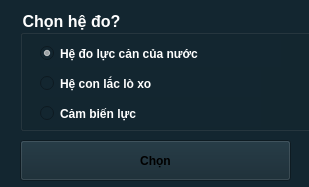
<?xml version="1.0" encoding="UTF-8"?>
<ui version="4.0">
 <class>Module_Msg1101</class>
 <widget class="QMainWindow" name="Module_Msg1101">
  <property name="geometry">
   <rect>
    <x>0</x>
    <y>0</y>
    <width>309</width>
    <height>187</height>
   </rect>
  </property>
  <property name="windowTitle">
   <string>Đo lực</string>
  </property>
  <property name="styleSheet">
   <string notr="true">background-color: #132630;</string>
  </property>
  <widget class="QWidget" name="centralwidget">
   <widget class="QGroupBox" name="groupBox">
    <property name="geometry">
     <rect>
      <x>20</x>
      <y>10</y>
      <width>311</width>
      <height>121</height>
     </rect>
    </property>
    <property name="font">
     <font>
      <pointsize>12</pointsize>
      <weight>75</weight>
      <bold>true</bold>
     </font>
    </property>
    <property name="styleSheet">
     <string notr="true">color: rgb(255, 255, 255);</string>
    </property>
    <property name="title">
     <string>Chọn hệ đo?</string>
    </property>
    <widget class="QRadioButton" name="radioButton_WT">
     <property name="geometry">
      <rect>
       <x>20</x>
       <y>30</y>
       <width>241</width>
       <height>27</height>
      </rect>
     </property>
     <property name="font">
      <font>
       <weight>75</weight>
       <bold>true</bold>
      </font>
     </property>
     <property name="text">
      <string>Hệ đo lực cản của nước</string>
     </property>
     <property name="checked">
      <bool>true</bool>
     </property>
    </widget>
    <widget class="QRadioButton" name="radioButton_LX">
     <property name="geometry">
      <rect>
       <x>20</x>
       <y>60</y>
       <width>221</width>
       <height>27</height>
      </rect>
     </property>
     <property name="font">
      <font>
       <weight>75</weight>
       <bold>true</bold>
      </font>
     </property>
     <property name="text">
      <string>Hệ con lắc lò xo</string>
     </property>
    </widget>
    <widget class="QRadioButton" name="radioButton_LC">
     <property name="geometry">
      <rect>
       <x>20</x>
       <y>90</y>
       <width>221</width>
       <height>27</height>
      </rect>
     </property>
     <property name="font">
      <font>
       <weight>75</weight>
       <bold>true</bold>
      </font>
     </property>
     <property name="text">
      <string>Cảm biến lực</string>
     </property>
    </widget>
   </widget>
   <widget class="QPushButton" name="pushButton_OK">
    <property name="geometry">
     <rect>
      <x>20</x>
      <y>140</y>
      <width>271</width>
      <height>41</height>
     </rect>
    </property>
    <property name="font">
     <font>
      <weight>75</weight>
      <bold>true</bold>
     </font>
    </property>
    <property name="text">
     <string>Chọn</string>
    </property>
   </widget>
  </widget>
 </widget>
 <resources/>
 <connections/>
</ui>
